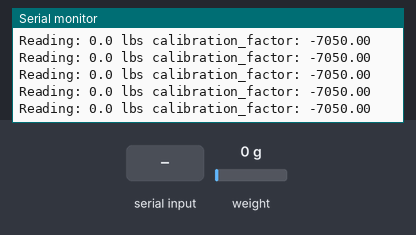
A program run on a simulated Arduino Uno, built with avr-gcc and run on an emulated ATmega328P. On the bench: the last lines printed to the serial monitor. The test bench sets the inputs (shaded band); at power-on: weight on the scale 0 g.

Above: at 3.3 s.
3.4 s: weight on the scale set to 100 g
At 3.4 s:
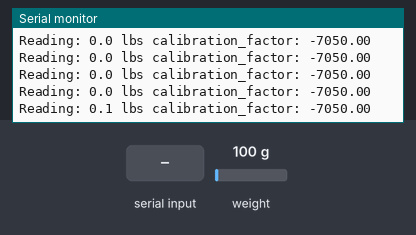
6.4 s: "+" received over Serial
At 6.53 s:
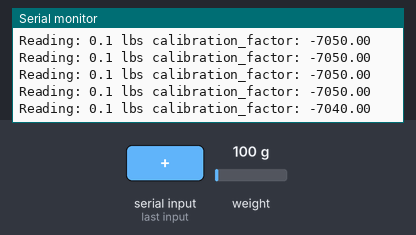
9.4 s: "a" received over Serial
At 9.47 s:
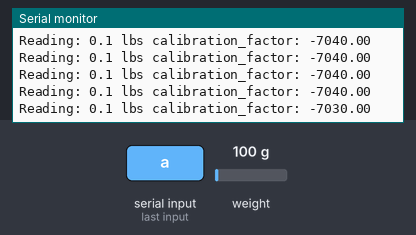
12.4 s: weight on the scale set to 1250 g
At 16.35 s:
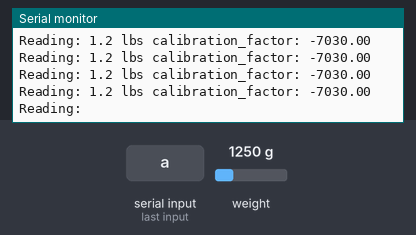
Timing chart, 0 to 16.4 s (numbered marks = the images above; inputs shaded):
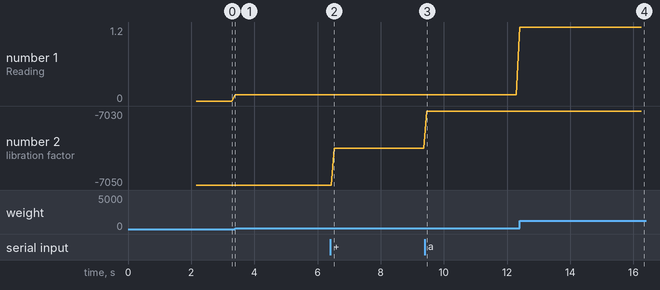

Measured:
- after the input at 6.4 s, the serial monitor: prints a new line after 0.13 s (image 2)
- after the input at 9.4 s, the serial monitor: prints a new line after 0.06 s (image 3)
- after the input at 12.4 s, the serial monitor: prints a new line after 0.10 s (image 4)
- plotted number 1: 0.1 → 1.2 after the input at 9.4 s
- plotted number 2: -7050 → -7040 after the input at 6.4 s, -7040 → -7030 after the input at 9.4 s

The program:

main.cpp
```cpp
#include <Arduino.h>

/*
 Example using the SparkFun HX711 breakout board with a scale
 By: Nathan Seidle
 SparkFun Electronics
 Date: November 19th, 2014
 License: This code is public domain but you buy me a beer if you use this and we meet someday (Beerware license).

 This is the calibration sketch. Use it to determine the calibration_factor that the main example uses. It also
 outputs the zero_factor useful for projects that have a permanent mass on the scale in between power cycles.

 Setup your scale and start the sketch WITHOUT a weight on the scale
 Once readings are displayed place the weight on the scale
 Press +/- or a/z to adjust the calibration_factor until the output readings match the known weight
 Use this calibration_factor on the example sketch

 This example assumes pounds (lbs). If you prefer kilograms, change the Serial.print(" lbs"); line to kg. The
 calibration factor will be significantly different but it will be linearly related to lbs (1 lbs = 0.453592 kg).

 Your calibration factor may be very positive or very negative. It all depends on the setup of your scale system
 and the direction the sensors deflect from zero state

 This example code uses bogde's excellent library: https://github.com/bogde/HX711
 bogde's library is released under a GNU GENERAL PUBLIC LICENSE

 Arduino pin 2 -> HX711 CLK
 3 -> DOUT
 5V -> VCC
 GND -> GND

 Most any pin on the Arduino Uno will be compatible with DOUT/CLK.

 The HX711 board can be powered from 2.7V to 5V so the Arduino 5V power should be fine.

*/

#include "HX711.h" //This library can be obtained here http://librarymanager/All#Avia_HX711

#define LOADCELL_DOUT_PIN  3
#define LOADCELL_SCK_PIN  2

HX711 scale;

float calibration_factor = -7050; //-7050 worked for my 440lb max scale setup

void setup() {
  Serial.begin(9600);
  Serial.println("HX711 calibration sketch");
  Serial.println("Remove all weight from scale");
  Serial.println("After readings begin, place known weight on scale");
  Serial.println("Press + or a to increase calibration factor");
  Serial.println("Press - or z to decrease calibration factor");

  scale.begin(LOADCELL_DOUT_PIN, LOADCELL_SCK_PIN);
  scale.set_scale();
  scale.tare();	//Reset the scale to 0

  long zero_factor = scale.read_average(); //Get a baseline reading
  Serial.print("Zero factor: "); //This can be used to remove the need to tare the scale. Useful in permanent scale projects.
  Serial.println(zero_factor);
}

void loop() {

  scale.set_scale(calibration_factor); //Adjust to this calibration factor

  Serial.print("Reading: ");
  Serial.print(scale.get_units(), 1);
  Serial.print(" lbs"); //Change this to kg and re-adjust the calibration factor if you follow SI units like a sane person
  Serial.print(" calibration_factor: ");
  Serial.print(calibration_factor);
  Serial.println();

  if(Serial.available())
  {
    char temp = Serial.read();
    if(temp == '+' || temp == 'a')
      calibration_factor += 10;
    else if(temp == '-' || temp == 'z')
      calibration_factor -= 10;
  }
}
```
